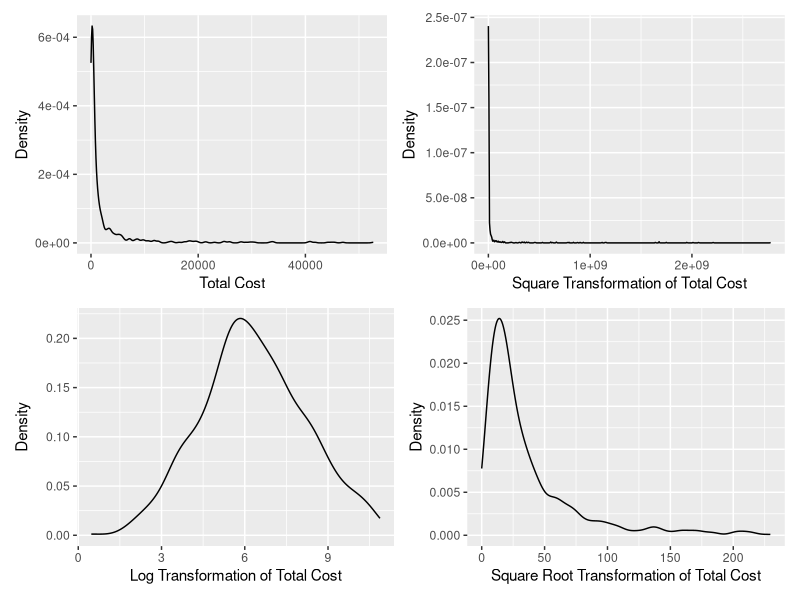
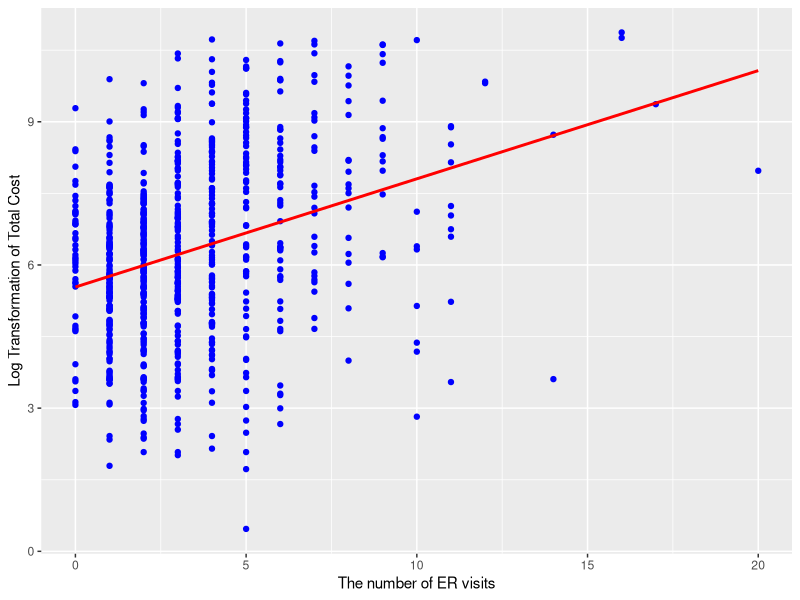

These charts were generated, in order, by the following R code:
## ---- chunk 1
library(tidyverse)
library(knitr)
library(patchwork)
## ---- chunk 2
heart_data = read_csv("./data/HeartDisease.csv")
## ---- chunk 3
mean_and_sd = function(x) {
  
  if (!is.numeric(x)) {
    stop("Argument x should be numeric")
  } else if (length(x) == 1) {
    stop("Cannot be computed for length 1 vectors")
  }
  
  mean_x = mean(x)
  sd_x = sd(x)

  tibble(
    mean = mean_x, 
    sd = sd_x
  )
}
## ---- chunk 4
mean_and_sd(heart_data$totalcost)
## ---- chunk 5
summary(heart_data$ERvisits)
## ---- chunk 6
mean_and_sd(heart_data$age)
## ---- chunk 7
(summary(as.factor(heart_data$gender)))
## ---- chunk 8
(summary(as.factor(heart_data$complications)))
## ---- chunk 9
mean_and_sd(heart_data$duration)
## ---- chunk 10
totalcost_non = heart_data %>%
  ggplot(aes(x = totalcost)) +
  geom_density() + 
  labs(
       x = 'Total Cost',
       y = 'Density'
       )
## ---- chunk 11
totalcost_sq = heart_data %>%
  ggplot(aes(x = (totalcost)^2)) +
  geom_density() +
  labs(
       x = 'Square Transformation of Total Cost',
       y = 'Density'
       ) 
  
## ---- chunk 12
totalcost_log = heart_data %>%
  ggplot(aes(x = log(totalcost))) +
  geom_density() + 
  labs(
       x = 'Log Transformation of Total Cost',
       y = 'Density'
       ) 
## ---- chunk 13
totalcost_sqrt = heart_data %>%
  ggplot(aes(x = sqrt(totalcost))) +
  geom_density() +
  labs(
      x = 'Square Root Transformation of Total Cost',
      y = 'Density'
      )
## ---- chunk 14
(totalcost_non + totalcost_sq) / (totalcost_log + totalcost_sqrt)
## ---- chunk 15
heart_data = heart_data %>%
  mutate(comp_bin = ifelse(complications == 0, 0, 1)) %>%
  mutate(comp_bin = as.character(comp_bin))
## ---- chunk 16
heart_data_trans = heart_data %>%
  mutate(totalcost = log(totalcost)) %>%
  filter(totalcost != -Inf)
## ---- chunk 17
heart_data_trans %>%
  ggplot(aes(x = ERvisits, y = totalcost)) +
  geom_point(color = 'blue') +
  geom_smooth(method = "lm", color = 'red', se = FALSE) +
  labs(
      x = 'The number of ER visits',
      y = 'Log Transformation of Total Cost'
      )
## ---- chunk 18
fit_SLR = lm(totalcost ~ ERvisits, data = heart_data_trans)
summary(fit_SLR)
## ---- chunk 19
fit_MLR_interaction = lm(totalcost ~ comp_bin * ERvisits, data = heart_data_trans)
summary(fit_MLR_interaction)

## ---- chunk 20
fit_MLR = lm(totalcost ~ comp_bin + ERvisits, data = heart_data_trans)
fit_MLR
summary(fit_MLR)
## ---- chunk 21
lm(totalcost ~ comp_bin + ERvisits, data = heart_data_trans) %>%
  summary()
## ---- chunk 22
lm(totalcost ~ comp_bin + ERvisits + age, data = heart_data_trans) %>%
  summary()
## ---- chunk 23
heart_data_trans = heart_data_trans %>%
  mutate(gender = as.character(gender))

lm(totalcost ~ comp_bin + ERvisits + gender, data = heart_data_trans) %>%
  summary()
## ---- chunk 24
lm(totalcost ~ comp_bin + ERvisits + duration, data = heart_data_trans) %>%
  summary()
## ---- chunk 25
lm(totalcost ~ comp_bin * duration + ERvisits, data = heart_data_trans) %>%
  summary()

lm(totalcost ~ comp_bin + ERvisits * duration, data = heart_data_trans) %>%
  summary()

lm(totalcost ~ comp_bin * duration + ERvisits * duration, data = heart_data_trans) %>%
  summary()
